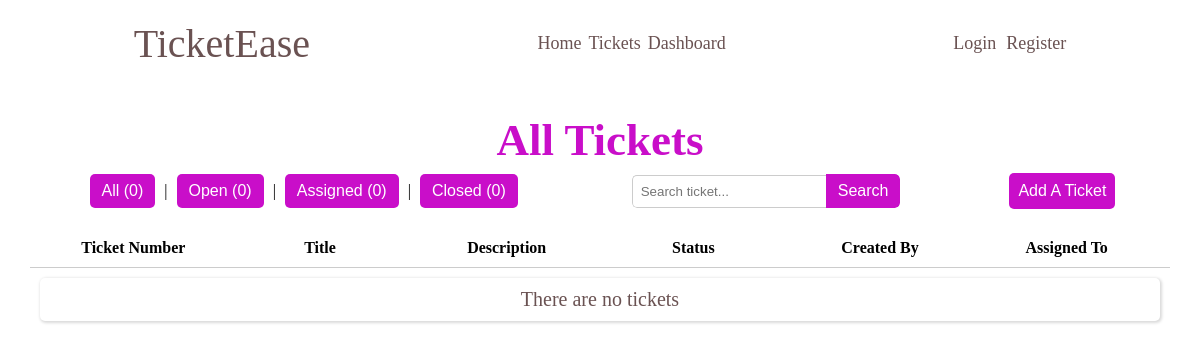
Page /tickets/?status=assigned on the earlier database version.
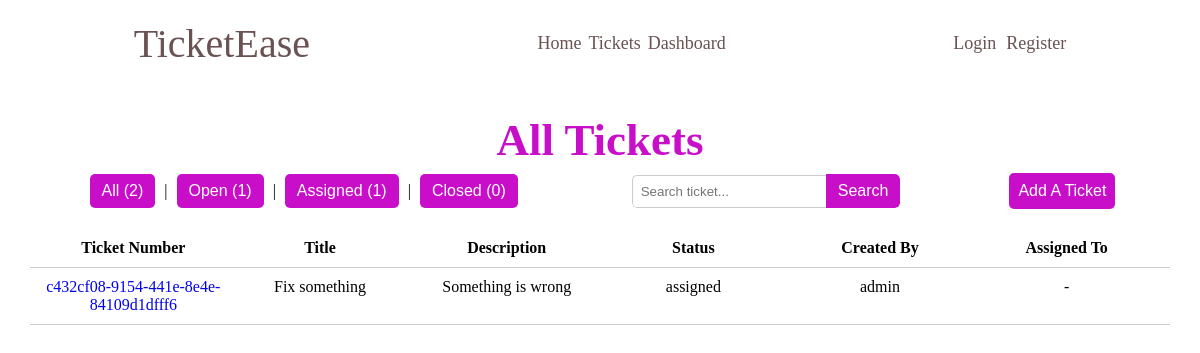
Same page on the later database version.
### tickets/models.py (models this page shows, shortened)
class Ticket(models.Model):
    STATUS = (
        ('open', 'open'),
        ('assigned', 'assigned'),
        ('closed', 'closed'),
    )
    ticket_id = models.UUIDField(default=uuid.uuid4)
    slug = models.SlugField(unique=True)
    title = models.CharField(max_length=100)
    description = models.TextField()
    status = models.CharField(max_length=100, choices=STATUS, default='open')
    attachments = models.ImageField(null=True, blank=True, upload_to='attachments/')
    created_by = models.ForeignKey(CustomUser, on_delete=models.SET_NULL, null=True, related_name='created_by')
    assigned_to = models.ForeignKey(CustomUser, on_delete=models.SET_NULL, null=True, blank=True, related_name='assigned_to')
    accepted_on = models.DateTimeField(null=True, blank=True)
    closed_on = models.DateTimeField(null=True, blank=True)
    updated_on = models.DateTimeField(auto_now=True)
    created_on = models.DateTimeField(auto_now_add=True)

### accounts/models.py (models this page shows)
class CustomUser(AbstractUser):
    USER_TYPE = (
        ('client', 'client'),
        ('engineer', 'engineer'),
    )
    email = models.EmailField()
    bio = models.TextField()
    user_type = models.CharField(max_length=10, choices=USER_TYPE, default='client')
    avatar = models.ImageField(null=True, default="avatars/default_avatar.svg", upload_to='avatars/')

### tickets/views.py (the view, shortened to what this page needs)
# urls.py: path('tickets/', ticketsView, name='tickets-view'),
def ticketsView(request):
    tickets = Ticket.objects.all()
    status = request.GET.get('status')  # to filter by status
    query = request.GET.get('q')  # search parameter
    if status:
        tickets = Ticket.objects.filter(status=status)
    tickets = tickets.order_by('-status', '-created_on')
    all_count = Ticket.objects.count()
    open_count = Ticket.objects.filter(status='open').count()
    assigned_count = Ticket.objects.filter(status='assigned').count()
    closed_count = Ticket.objects.filter(status='closed').count()
    context = {
        'tickets': tickets,
        'open_count': open_count,
        'assigned_count': assigned_count,
        'closed_count': closed_count,
        'all_count': all_count,
        'selected_status': status,
    }
    return render(request, 'tickets/tickets-view.html', context)

### tickets/templates/tickets/tickets-view.html (shortened to what this page needs)
{% extends 'tickets/index.html' %}
{% load static %}
{% block css %}
    <link rel="stylesheet" href="{% static  'tickets/styles/tickets.css' %}">
{% endblock %}
{% block content %}
    <section class="ticket-container">
        <div class="title">
            <h1>All Tickets</h1>
        </div>
        <section class="search-filters">
            <section class="status-filters">
                <div class="filter-btns">
                    <button>
                        <a href="{% url 'tickets-view' %}?status=" style="color: white;">All ({{ all_count }})</a>
                    </button>
                    |
                    <button>
                        <a href="{% url 'tickets-view' %}?status=open" style="color: white;">Open ({{ open_count }})</a>
                    </button>
                    |
                    <button>
                        <a href="{% url 'tickets-view' %}?status=assigned" style="color: white;">Assigned ({{ assigned_count }})</a>
                    </button>
                    |
                    <button>
                        <a href="{% url 'tickets-view' %}?status=closed" style="color: white;">Closed ({{ closed_count }})</a>
                    </button>
                </div>
            </section>
            <section class="search-bar-container">
                <form class="search-bar method="GET" action="{% url 'tickets-view' %}">
                    <input type="text" name="q" placeholder="Search ticket...">
                    <button type="submit">Search</button>
                </form>
            </section>
            <section class="create-ticket">
                <form method="post" action="{% url 'create-ticket' %}">
                    <button type="submit"><a href="{% url 'create-ticket' %}" style="color: white;">Add A Ticket</a></button>
                </form>
            </section>
        </section>
        <section class="ticket-list">
            <div class="ticket-row header">
                <div>Ticket Number</div>
                <div>Title</div>
                <div>Description</div>
                <div>Status</div>
                <div>Created By</div>
                <div>Assigned To</div>
            </div>
            {% for ticket in tickets %}
            <div class="ticket-row">
                <div> <a href="{% url 'ticket-details' slug=ticket.slug %}">{{ ticket.ticket_id }}</a></div>
                <div>{{ ticket.title }}</div>
                <div>{{ ticket.description }}</div>
                <div>{{ ticket.status }}</div>
                <div>{{ ticket.created_by.username }}</div>
                {% if assingned_to %}
                    <div>{{ ticket.assingned_to.username }}</div>
                {% else %}
                    <div><p>-</p></div>
                {% endif %}
            {% empty %}
                <div class="empty">
                    <p>There are no tickets</p>
                </div>
            </div>
            {% endfor %}
        </section>
    </section>
{% endblock %}

Differences in the rows shown:
added Ticket: ticket_id "c432cf08-9154-441e-8e4e-84109d1dfff6", title "Fix something", description "Something is wrong", status "assigned", created_by.username "admin"
Other differences:
{{ all_count }}: "0" → "2"
{{ open_count }}: "0" → "1"
{{ assigned_count }}: "0" → "1"
text no longer shown: "There are no tickets"
